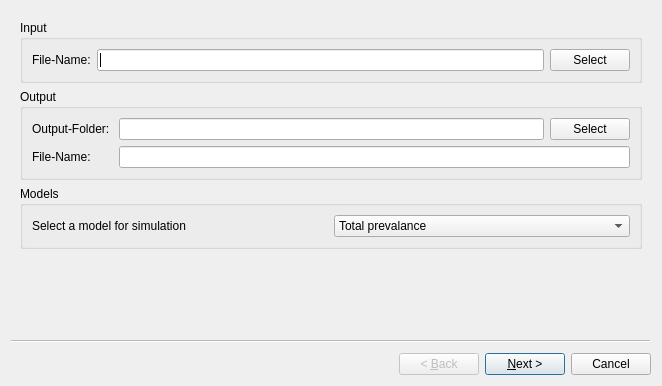
<?xml version="1.0" encoding="UTF-8"?>
<ui version="4.0">
 <class>Wizard</class>
 <widget class="QWizard" name="Wizard">
  <property name="geometry">
   <rect>
    <x>0</x>
    <y>0</y>
    <width>662</width>
    <height>386</height>
   </rect>
  </property>
  <property name="windowTitle">
   <string>STH prediction</string>
  </property>
  <property name="windowOpacity">
   <double>1.000000000000000</double>
  </property>
  <widget class="QWizardPage" name="wizardPage1">
   <layout class="QVBoxLayout" name="verticalLayout_4">
    <item>
     <widget class="QGroupBox" name="groupBox">
      <property name="title">
       <string>Input</string>
      </property>
      <layout class="QHBoxLayout" name="horizontalLayout">
       <item>
        <widget class="QLabel" name="labelInput">
         <property name="toolTip">
          <string>Select the input shapefile</string>
         </property>
         <property name="text">
          <string>File-Name:</string>
         </property>
        </widget>
       </item>
       <item>
        <widget class="QLineEdit" name="lineEditInputFileName">
         <property name="minimumSize">
          <size>
           <width>120</width>
           <height>0</height>
          </size>
         </property>
         <property name="toolTip">
          <string>The chosen file name.</string>
         </property>
        </widget>
       </item>
       <item>
        <widget class="QPushButton" name="pushButtonInput">
         <property name="toolTip">
          <string>Select the input shapefile</string>
         </property>
         <property name="text">
          <string>Select</string>
         </property>
        </widget>
       </item>
      </layout>
     </widget>
    </item>
    <item>
     <widget class="QGroupBox" name="groupBox_2">
      <property name="title">
       <string>Output</string>
      </property>
      <layout class="QHBoxLayout" name="horizontalLayout_3">
       <item>
        <layout class="QVBoxLayout" name="verticalLayout_3">
         <item>
          <widget class="QLabel" name="label_3">
           <property name="toolTip">
            <string>Choose a output folder to place the simulation results inside.</string>
           </property>
           <property name="text">
            <string>Output-Folder: </string>
           </property>
          </widget>
         </item>
         <item>
          <widget class="QLabel" name="labelFileName">
           <property name="toolTip">
            <string>Set the name of the result file.</string>
           </property>
           <property name="text">
            <string>File-Name:</string>
           </property>
          </widget>
         </item>
        </layout>
       </item>
       <item>
        <layout class="QVBoxLayout" name="verticalLayout">
         <item>
          <layout class="QHBoxLayout" name="horizontalLayout_2">
           <item>
            <widget class="QLineEdit" name="lineEditOutputFolder">
             <property name="minimumSize">
              <size>
               <width>120</width>
               <height>0</height>
              </size>
             </property>
             <property name="toolTip">
              <string>Location of the output folder.</string>
             </property>
             <property name="text">
              <string/>
             </property>
            </widget>
           </item>
           <item>
            <widget class="QPushButton" name="pushButtonOutput">
             <property name="toolTip">
              <string>Select the output folder</string>
             </property>
             <property name="text">
              <string>Select</string>
             </property>
            </widget>
           </item>
          </layout>
         </item>
         <item>
          <widget class="QLineEdit" name="lineEditOutputFileName">
           <property name="toolTip">
            <string>your desired name of the output shapefile</string>
           </property>
          </widget>
         </item>
        </layout>
       </item>
      </layout>
     </widget>
    </item>
    <item>
     <widget class="QGroupBox" name="groupBox_3">
      <property name="title">
       <string>Models</string>
      </property>
      <layout class="QHBoxLayout" name="horizontalLayout_11">
       <item>
        <widget class="QLabel" name="labelControlProgram">
         <property name="toolTip">
          <string>Select the model you would like to use. Model 3 uses... Model 4 uses...</string>
         </property>
         <property name="text">
          <string>Select a model for simulation</string>
         </property>
        </widget>
       </item>
       <item>
        <widget class="QComboBox" name="comboBoxModel">
         <property name="minimumSize">
          <size>
           <width>120</width>
           <height>0</height>
          </size>
         </property>
         <property name="toolTip">
          <string>&lt;html&gt;&lt;head/&gt;&lt;body&gt;&lt;p&gt;Total prevalance is used when only total prevalances of the STH are known.&lt;/p&gt;&lt;p&gt;STH prevalance is used when intensities of the STH are known.&lt;/p&gt;&lt;/body&gt;&lt;/html&gt;</string>
         </property>
         <item>
          <property name="text">
           <string>Total prevalance</string>
          </property>
         </item>
         <item>
          <property name="text">
           <string>STH prevalance</string>
          </property>
         </item>
        </widget>
       </item>
      </layout>
     </widget>
    </item>
   </layout>
  </widget>
  <widget class="QWizardPage" name="wizardPage2">
   <layout class="QVBoxLayout" name="verticalLayout_2">
    <item>
     <layout class="QHBoxLayout" name="horizontalLayout_4">
      <item>
       <widget class="QLabel" name="labelA">
        <property name="toolTip">
         <string/>
        </property>
        <property name="text">
         <string>0%   &lt;=  Total prevalance &lt; 1%</string>
        </property>
       </widget>
      </item>
      <item>
       <spacer name="horizontalSpacer_4">
        <property name="orientation">
         <enum>Qt::Horizontal</enum>
        </property>
        <property name="sizeHint" stdset="0">
         <size>
          <width>40</width>
          <height>20</height>
         </size>
        </property>
       </spacer>
      </item>
      <item>
       <widget class="QComboBox" name="comboBoxA">
        <property name="toolTip">
         <string>&lt;html&gt;&lt;head/&gt;&lt;body&gt;&lt;p&gt;&lt;span style=&quot; color:#ff0000;&quot;&gt;CP stands for Control Program. Each CP refers to a strategy as a combination of type of drug and frequency of distribution.&lt;/span&gt;&lt;/p&gt;&lt;p&gt;&lt;span style=&quot; font-weight:600; text-decoration: underline; color:#ff0000;&quot;&gt;No Intervention is default when total prevalance &amp;lt; 1%&lt;/span&gt;&lt;/p&gt;&lt;p&gt;&lt;br/&gt;- CP1 refers to administration of anthelminthic (ALB) twice a year&lt;/p&gt;&lt;p&gt;- CP2 refers to administration of mebendazole (MEB) twice a year&lt;/p&gt;&lt;p&gt;- CP3 refers to administration of ALB once a year&lt;/p&gt;&lt;p&gt;- CP4 refers to administration of MEB once a year&lt;/p&gt;&lt;p&gt;- CP5 refers to administration of ALB in the context of lymphatic filariasis (LF) with 6 months interval&lt;/p&gt;&lt;p&gt;- CP6 refers to administration of ALB in the context of lymphatic filariasis (LF) + MEB with 6 months interval&lt;/p&gt;&lt;p&gt;- CP7 refers to administration of ALB in the context of lymphatic filariasis (LF) + DEC with 6 months interval&lt;/p&gt;&lt;p&gt;- CP8 refers to administration of ALB in the context of lymphatic filariasis (LF) + DEC with 6 months interval&lt;/p&gt;&lt;p&gt;- CP9 refers to administration of ALB in the context of lymphatic filariasis (LF) + DEC with one year interval&lt;/p&gt;&lt;p&gt;- CP10 refers to administration of ALB in the context of lymphatic filariasis (LF) + IVR with one year interval&lt;/p&gt;&lt;/body&gt;&lt;/html&gt;</string>
        </property>
        <item>
         <property name="text">
          <string>No intervention</string>
         </property>
        </item>
        <item>
         <property name="text">
          <string>CP1</string>
         </property>
        </item>
        <item>
         <property name="text">
          <string>CP2</string>
         </property>
        </item>
        <item>
         <property name="text">
          <string>CP3</string>
         </property>
        </item>
        <item>
         <property name="text">
          <string>CP4</string>
         </property>
        </item>
        <item>
         <property name="text">
          <string>CP5</string>
         </property>
        </item>
        <item>
         <property name="text">
          <string>CP6</string>
         </property>
        </item>
        <item>
         <property name="text">
          <string>CP7</string>
         </property>
        </item>
        <item>
         <property name="text">
          <string>CP8</string>
         </property>
        </item>
        <item>
         <property name="text">
          <string>CP9</string>
         </property>
        </item>
        <item>
         <property name="text">
          <string>CP10</string>
         </property>
        </item>
       </widget>
      </item>
     </layout>
    </item>
    <item>
     <layout class="QHBoxLayout" name="horizontalLayout_5">
      <item>
       <widget class="QLabel" name="labelB">
        <property name="toolTip">
         <string/>
        </property>
        <property name="text">
         <string>1%    &lt;= Total prevalance &lt; 10%</string>
        </property>
       </widget>
      </item>
      <item>
       <spacer name="horizontalSpacer_5">
        <property name="orientation">
         <enum>Qt::Horizontal</enum>
        </property>
        <property name="sizeHint" stdset="0">
         <size>
          <width>40</width>
          <height>20</height>
         </size>
        </property>
       </spacer>
      </item>
      <item>
       <widget class="QComboBox" name="comboBoxB">
        <property name="toolTip">
         <string>&lt;html&gt;&lt;head/&gt;&lt;body&gt;&lt;p&gt;&lt;span style=&quot; color:#ff0000;&quot;&gt;CP stands for Control Program. Each CP refers to a strategy as a combination of type of drug and frequency of distribution.&lt;/span&gt;&lt;/p&gt;&lt;p&gt;&lt;span style=&quot; font-weight:600; text-decoration: underline; color:#ff0000;&quot;&gt;No Intervention&lt;/span&gt;&lt;span style=&quot; font-weight:600; text-decoration: underline; color:#ff0000;&quot;&gt; is default when 1% &amp;lt;= Total prevalance &amp;lt; 10%&lt;/span&gt;&lt;span style=&quot; color:#ff0000;&quot;&gt;&lt;br/&gt;&lt;/span&gt;&lt;/p&gt;&lt;p&gt;- CP1 refers to administration of anthelminthic (ALB) twice a year&lt;/p&gt;&lt;p&gt;- CP2 refers to administration of mebendazole (MEB) twice a year&lt;/p&gt;&lt;p&gt;- CP3 refers to administration of ALB once a year&lt;/p&gt;&lt;p&gt;- CP4 refers to administration of MEB once a year&lt;/p&gt;&lt;p&gt;- CP5 refers to administration of ALB in the context of lymphatic filariasis (LF) with 6 months interval&lt;/p&gt;&lt;p&gt;- CP6 refers to administration of ALB in the context of lymphatic filariasis (LF) + MEB with 6 months interval&lt;/p&gt;&lt;p&gt;- CP7 refers to administration of ALB in the context of lymphatic filariasis (LF) + DEC with 6 months interval&lt;/p&gt;&lt;p&gt;- CP8 refers to administration of ALB in the context of lymphatic filariasis (LF) + DEC with 6 months interval&lt;/p&gt;&lt;p&gt;- CP9 refers to administration of ALB in the context of lymphatic filariasis (LF) + DEC with one year interval&lt;/p&gt;&lt;p&gt;- CP10 refers to administration of ALB in the context of lymphatic filariasis (LF) + IVR with one year interval&lt;/p&gt;&lt;/body&gt;&lt;/html&gt;</string>
        </property>
        <item>
         <property name="text">
          <string>No intervention</string>
         </property>
        </item>
        <item>
         <property name="text">
          <string>CP1</string>
         </property>
        </item>
        <item>
         <property name="text">
          <string>CP2</string>
         </property>
        </item>
        <item>
         <property name="text">
          <string>CP3</string>
         </property>
        </item>
        <item>
         <property name="text">
          <string>CP4</string>
         </property>
        </item>
        <item>
         <property name="text">
          <string>CP5</string>
         </property>
        </item>
        <item>
         <property name="text">
          <string>CP6</string>
         </property>
        </item>
        <item>
         <property name="text">
          <string>CP7</string>
         </property>
        </item>
        <item>
         <property name="text">
          <string>CP8</string>
         </property>
        </item>
        <item>
         <property name="text">
          <string>CP9</string>
         </property>
        </item>
        <item>
         <property name="text">
          <string>CP10</string>
         </property>
        </item>
       </widget>
      </item>
     </layout>
    </item>
    <item>
     <layout class="QHBoxLayout" name="horizontalLayout_6">
      <item>
       <widget class="QLabel" name="labelC">
        <property name="toolTip">
         <string/>
        </property>
        <property name="text">
         <string>10% &lt;= Total prevalance &lt; 20%</string>
        </property>
       </widget>
      </item>
      <item>
       <spacer name="horizontalSpacer_6">
        <property name="orientation">
         <enum>Qt::Horizontal</enum>
        </property>
        <property name="sizeHint" stdset="0">
         <size>
          <width>40</width>
          <height>20</height>
         </size>
        </property>
       </spacer>
      </item>
      <item>
       <widget class="QComboBox" name="comboBoxC">
        <property name="toolTip">
         <string>&lt;html&gt;&lt;head/&gt;&lt;body&gt;&lt;p&gt;&lt;span style=&quot; color:#ff0000;&quot;&gt;CP stands for Control Program. Each CP refers to a strategy as a combination of type of drug and frequency of distribution.&lt;/span&gt;&lt;/p&gt;&lt;p&gt;&lt;span style=&quot; font-weight:600; text-decoration: underline; color:#ff0000;&quot;&gt;No intervention is default when 10% &amp;lt;= Total prevalance &amp;lt; 20%&lt;/span&gt;&lt;/p&gt;&lt;p&gt;&lt;span style=&quot; color:#ff0000;&quot;&gt;&lt;br/&gt;&lt;/span&gt;- CP1 refers to administration of anthelminthic (ALB) twice a year&lt;/p&gt;&lt;p&gt;- CP2 refers to administration of mebendazole (MEB) twice a year&lt;/p&gt;&lt;p&gt;- CP3 refers to administration of ALB once a year&lt;/p&gt;&lt;p&gt;- CP4 refers to administration of MEB once a year&lt;/p&gt;&lt;p&gt;- CP5 refers to administration of ALB in the context of lymphatic filariasis (LF) with 6 months interval&lt;/p&gt;&lt;p&gt;- CP6 refers to administration of ALB in the context of lymphatic filariasis (LF) + MEB with 6 months interval&lt;/p&gt;&lt;p&gt;- CP7 refers to administration of ALB in the context of lymphatic filariasis (LF) + DEC with 6 months interval&lt;/p&gt;&lt;p&gt;- CP8 refers to administration of ALB in the context of lymphatic filariasis (LF) + DEC with 6 months interval&lt;/p&gt;&lt;p&gt;- CP9 refers to administration of ALB in the context of lymphatic filariasis (LF) + DEC with one year interval&lt;/p&gt;&lt;p&gt;- CP10 refers to administration of ALB in the context of lymphatic filariasis (LF) + IVR with one year interval&lt;/p&gt;&lt;/body&gt;&lt;/html&gt;</string>
        </property>
        <item>
         <property name="text">
          <string>No intervention</string>
         </property>
        </item>
        <item>
         <property name="text">
          <string>CP1</string>
         </property>
        </item>
        <item>
         <property name="text">
          <string>CP2</string>
         </property>
        </item>
        <item>
         <property name="text">
          <string>CP3</string>
         </property>
        </item>
        <item>
         <property name="text">
          <string>CP4</string>
         </property>
        </item>
        <item>
         <property name="text">
          <string>CP5</string>
         </property>
        </item>
        <item>
         <property name="text">
          <string>CP6</string>
         </property>
        </item>
        <item>
         <property name="text">
          <string>CP7</string>
         </property>
        </item>
        <item>
         <property name="text">
          <string>CP8</string>
         </property>
        </item>
        <item>
         <property name="text">
          <string>CP9</string>
         </property>
        </item>
        <item>
         <property name="text">
          <string>CP10</string>
         </property>
        </item>
       </widget>
      </item>
     </layout>
    </item>
    <item>
     <layout class="QHBoxLayout" name="horizontalLayout_7">
      <item>
       <widget class="QLabel" name="labelD">
        <property name="toolTip">
         <string/>
        </property>
        <property name="text">
         <string>20% &lt;= Total prevalance &lt; 50%</string>
        </property>
       </widget>
      </item>
      <item>
       <spacer name="horizontalSpacer_7">
        <property name="orientation">
         <enum>Qt::Horizontal</enum>
        </property>
        <property name="sizeHint" stdset="0">
         <size>
          <width>40</width>
          <height>20</height>
         </size>
        </property>
       </spacer>
      </item>
      <item>
       <widget class="QComboBox" name="comboBoxD">
        <property name="toolTip">
         <string>&lt;html&gt;&lt;head/&gt;&lt;body&gt;&lt;p&gt;&lt;span style=&quot; color:#ff0000;&quot;&gt;CP stands for Control Program. Each CP refers to a strategy as a combination of type of drug and frequency of distribution.&lt;/span&gt;&lt;/p&gt;&lt;p&gt;&lt;span style=&quot; font-weight:600; text-decoration: underline; color:#ff0000;&quot;&gt;CP3 is default when 20% &amp;lt;= Total prevalance &amp;lt; 50%&lt;/span&gt;&lt;/p&gt;&lt;p&gt;&lt;span style=&quot; color:#ff0000;&quot;&gt;&lt;br/&gt;&lt;/span&gt;- CP1 refers to administration of anthelminthic (ALB) twice a year&lt;/p&gt;&lt;p&gt;- CP2 refers to administration of mebendazole (MEB) twice a year&lt;/p&gt;&lt;p&gt;- CP3 refers to administration of ALB once a year&lt;/p&gt;&lt;p&gt;- CP4 refers to administration of MEB once a year&lt;/p&gt;&lt;p&gt;- CP5 refers to administration of ALB in the context of lymphatic filariasis (LF) with 6 months interval&lt;/p&gt;&lt;p&gt;- CP6 refers to administration of ALB in the context of lymphatic filariasis (LF) + MEB with 6 months interval&lt;/p&gt;&lt;p&gt;- CP7 refers to administration of ALB in the context of lymphatic filariasis (LF) + DEC with 6 months interval&lt;/p&gt;&lt;p&gt;- CP8 refers to administration of ALB in the context of lymphatic filariasis (LF) + DEC with 6 months interval&lt;/p&gt;&lt;p&gt;- CP9 refers to administration of ALB in the context of lymphatic filariasis (LF) + DEC with one year interval&lt;/p&gt;&lt;p&gt;- CP10 refers to administration of ALB in the context of lymphatic filariasis (LF) + IVR with one year interval&lt;/p&gt;&lt;/body&gt;&lt;/html&gt;</string>
        </property>
        <item>
         <property name="text">
          <string>CP3</string>
         </property>
        </item>
        <item>
         <property name="text">
          <string>CP1</string>
         </property>
        </item>
        <item>
         <property name="text">
          <string>CP2</string>
         </property>
        </item>
        <item>
         <property name="text">
          <string>CP4</string>
         </property>
        </item>
        <item>
         <property name="text">
          <string>CP5</string>
         </property>
        </item>
        <item>
         <property name="text">
          <string>CP6</string>
         </property>
        </item>
        <item>
         <property name="text">
          <string>CP7</string>
         </property>
        </item>
        <item>
         <property name="text">
          <string>CP8</string>
         </property>
        </item>
        <item>
         <property name="text">
          <string>CP9</string>
         </property>
        </item>
        <item>
         <property name="text">
          <string>CP10</string>
         </property>
        </item>
        <item>
         <property name="text">
          <string>No intervention</string>
         </property>
        </item>
       </widget>
      </item>
     </layout>
    </item>
    <item>
     <layout class="QHBoxLayout" name="horizontalLayout_8">
      <item>
       <widget class="QLabel" name="labelE">
        <property name="text">
         <string>50% &lt;= Total prevalance &lt; 70%</string>
        </property>
       </widget>
      </item>
      <item>
       <spacer name="horizontalSpacer_8">
        <property name="orientation">
         <enum>Qt::Horizontal</enum>
        </property>
        <property name="sizeHint" stdset="0">
         <size>
          <width>40</width>
          <height>20</height>
         </size>
        </property>
       </spacer>
      </item>
      <item>
       <widget class="QComboBox" name="comboBoxE">
        <property name="toolTip">
         <string>&lt;html&gt;&lt;head/&gt;&lt;body&gt;&lt;p&gt;&lt;span style=&quot; color:#ff0000;&quot;&gt;CP stands for Control Program. Each CP refers to a strategy as a combination of type of drug and frequency of distribution.&lt;/span&gt;&lt;/p&gt;&lt;p&gt;&lt;span style=&quot; font-weight:600; text-decoration: underline; color:#ff0000;&quot;&gt;CP1 is default when 50% &amp;lt;= Total prevalance &amp;lt; 70%&lt;/span&gt;&lt;span style=&quot; color:#ff0000;&quot;&gt;&lt;br/&gt;&lt;/span&gt;&lt;/p&gt;&lt;p&gt;- CP1 refers to administration of anthelminthic (ALB) twice a year&lt;/p&gt;&lt;p&gt;- CP2 refers to administration of mebendazole (MEB) twice a year&lt;/p&gt;&lt;p&gt;- CP3 refers to administration of ALB once a year&lt;/p&gt;&lt;p&gt;- CP4 refers to administration of MEB once a year&lt;/p&gt;&lt;p&gt;- CP5 refers to administration of ALB in the context of lymphatic filariasis (LF) with 6 months interval&lt;/p&gt;&lt;p&gt;- CP6 refers to administration of ALB in the context of lymphatic filariasis (LF) + MEB with 6 months interval&lt;/p&gt;&lt;p&gt;- CP7 refers to administration of ALB in the context of lymphatic filariasis (LF) + DEC with 6 months interval&lt;/p&gt;&lt;p&gt;- CP8 refers to administration of ALB in the context of lymphatic filariasis (LF) + DEC with 6 months interval&lt;/p&gt;&lt;p&gt;- CP9 refers to administration of ALB in the context of lymphatic filariasis (LF) + DEC with one year interval&lt;/p&gt;&lt;p&gt;- CP10 refers to administration of ALB in the context of lymphatic filariasis (LF) + IVR with one year interval&lt;/p&gt;&lt;/body&gt;&lt;/html&gt;</string>
        </property>
        <item>
         <property name="text">
          <string>CP1</string>
         </property>
        </item>
        <item>
         <property name="text">
          <string>CP2</string>
         </property>
        </item>
        <item>
         <property name="text">
          <string>CP3</string>
         </property>
        </item>
        <item>
         <property name="text">
          <string>CP4</string>
         </property>
        </item>
        <item>
         <property name="text">
          <string>CP5</string>
         </property>
        </item>
        <item>
         <property name="text">
          <string>CP6</string>
         </property>
        </item>
        <item>
         <property name="text">
          <string>CP7</string>
         </property>
        </item>
        <item>
         <property name="text">
          <string>CP8</string>
         </property>
        </item>
        <item>
         <property name="text">
          <string>CP9</string>
         </property>
        </item>
        <item>
         <property name="text">
          <string>CP10</string>
         </property>
        </item>
        <item>
         <property name="text">
          <string>No intervention</string>
         </property>
        </item>
       </widget>
      </item>
     </layout>
    </item>
    <item>
     <layout class="QHBoxLayout" name="horizontalLayout_9">
      <item>
       <widget class="QLabel" name="labelF">
        <property name="toolTip">
         <string/>
        </property>
        <property name="text">
         <string>70% &lt;= Total prevalance &lt;= 100%</string>
        </property>
       </widget>
      </item>
      <item>
       <spacer name="horizontalSpacer_9">
        <property name="orientation">
         <enum>Qt::Horizontal</enum>
        </property>
        <property name="sizeHint" stdset="0">
         <size>
          <width>40</width>
          <height>20</height>
         </size>
        </property>
       </spacer>
      </item>
      <item>
       <widget class="QComboBox" name="comboBoxF">
        <property name="toolTip">
         <string>&lt;html&gt;&lt;head/&gt;&lt;body&gt;&lt;p&gt;&lt;span style=&quot; color:#ff0000;&quot;&gt;CP stands for Control Program. Each CP refers to a strategy as a combination of type of drug and frequency of distribution.&lt;/span&gt;&lt;/p&gt;&lt;p&gt;&lt;span style=&quot; font-weight:600; text-decoration: underline; color:#ff0000;&quot;&gt;CP1 is default when 70% &amp;lt;= Total prevalance &amp;lt;= 100%&lt;/span&gt;&lt;span style=&quot; color:#ff0000;&quot;&gt;&lt;br/&gt;&lt;/span&gt;&lt;/p&gt;&lt;p&gt;- CP1 refers to administration of anthelminthic (ALB) twice a year&lt;/p&gt;&lt;p&gt;- CP2 refers to administration of mebendazole (MEB) twice a year&lt;/p&gt;&lt;p&gt;- CP3 refers to administration of ALB once a year&lt;/p&gt;&lt;p&gt;- CP4 refers to administration of MEB once a year&lt;/p&gt;&lt;p&gt;- CP5 refers to administration of ALB in the context of lymphatic filariasis (LF) with 6 months interval&lt;/p&gt;&lt;p&gt;- CP6 refers to administration of ALB in the context of lymphatic filariasis (LF) + MEB with 6 months interval&lt;/p&gt;&lt;p&gt;- CP7 refers to administration of ALB in the context of lymphatic filariasis (LF) + DEC with 6 months interval&lt;/p&gt;&lt;p&gt;- CP8 refers to administration of ALB in the context of lymphatic filariasis (LF) + DEC with 6 months interval&lt;/p&gt;&lt;p&gt;- CP9 refers to administration of ALB in the context of lymphatic filariasis (LF) + DEC with one year interval&lt;/p&gt;&lt;p&gt;- CP10 refers to administration of ALB in the context of lymphatic filariasis (LF) + IVR with one year interval&lt;/p&gt;&lt;/body&gt;&lt;/html&gt;</string>
        </property>
        <item>
         <property name="text">
          <string>CP1</string>
         </property>
        </item>
        <item>
         <property name="text">
          <string>CP2</string>
         </property>
        </item>
        <item>
         <property name="text">
          <string>CP3</string>
         </property>
        </item>
        <item>
         <property name="text">
          <string>CP4</string>
         </property>
        </item>
        <item>
         <property name="text">
          <string>CP5</string>
         </property>
        </item>
        <item>
         <property name="text">
          <string>CP6</string>
         </property>
        </item>
        <item>
         <property name="text">
          <string>CP7</string>
         </property>
        </item>
        <item>
         <property name="text">
          <string>CP8</string>
         </property>
        </item>
        <item>
         <property name="text">
          <string>CP9</string>
         </property>
        </item>
        <item>
         <property name="text">
          <string>CP10</string>
         </property>
        </item>
        <item>
         <property name="text">
          <string>No intervention</string>
         </property>
        </item>
       </widget>
      </item>
     </layout>
    </item>
    <item>
     <layout class="QHBoxLayout" name="horizontalLayout_10">
      <item>
       <widget class="QLabel" name="label">
        <property name="text">
         <string>Numbers of years used for prediction</string>
        </property>
       </widget>
      </item>
      <item>
       <spacer name="horizontalSpacer_10">
        <property name="orientation">
         <enum>Qt::Horizontal</enum>
        </property>
        <property name="sizeHint" stdset="0">
         <size>
          <width>40</width>
          <height>20</height>
         </size>
        </property>
       </spacer>
      </item>
      <item>
       <widget class="QSpinBox" name="spinBoxTimeStep">
        <property name="toolTip">
         <string>&lt;html&gt;&lt;head/&gt;&lt;body&gt;&lt;p&gt;Enter here the numbers of years. &lt;/p&gt;&lt;p&gt;The defaul value is 10 years&lt;/p&gt;&lt;/body&gt;&lt;/html&gt;</string>
        </property>
        <property name="value">
         <number>10</number>
        </property>
       </widget>
      </item>
     </layout>
    </item>
   </layout>
  </widget>
 </widget>
 <resources/>
 <connections/>
</ui>
